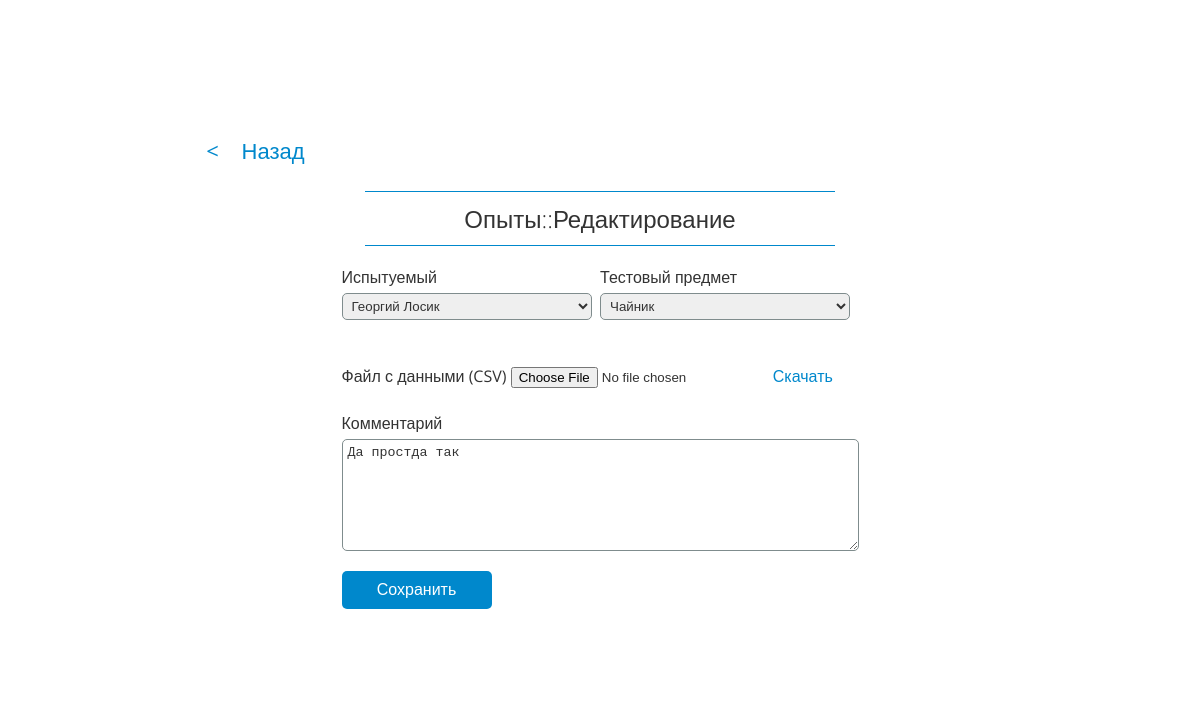
Page /tests/edit/15 on the committed database.
### tables this page shows
CREATE TABLE IF NOT EXISTS `tests` (
  `id` int(11) NOT NULL AUTO_INCREMENT,
  `subject_id` int(11) NOT NULL,
  `item_id` int(11) NOT NULL,
  `comment` text NOT NULL,
  PRIMARY KEY (`id`)
);

CREATE TABLE IF NOT EXISTS `subjects` (
  `id` int(11) NOT NULL AUTO_INCREMENT,
  `name` varchar(255) NOT NULL,
  `sname` varchar(255) NOT NULL,
  `comment` text NOT NULL,
  PRIMARY KEY (`id`)
);

CREATE TABLE IF NOT EXISTS `items` (
  `id` int(11) NOT NULL AUTO_INCREMENT,
  `name` varchar(255) NOT NULL,
  `comment` text NOT NULL,
  PRIMARY KEY (`id`)
);

### application/controllers/tests.php (called while the page is built, shortened)
<?php
class Tests extends Base_Controller {
    public $module_name = "tests";
    public function __construct() {
        $this->load->model('subjects_model');
        $this->load->model('items_model');
    }
    public function edit()
    {
        $id = $this->uri->segment(3, $this->input->post("id"));
        $item = $this->model->get_item($id);
        $this->load->view("{$this->module_name}/edit", array(
            "test" => $item,
            "subjects" => $this->subjects_model->get_items(),
            "items" => $this->items_model->get_items()
        ));
    }
}

### index.php (called while the page is built, shortened)
<?php
require_once BASEPATH.'core/CodeIgniter.php';

### application/core/Base_Model.php (called while the page is built, shortened)
<?php
class Base_Model extends CI_Model
{
    public function get_item($id)
    {
        $this->db->select('*');
        $this->db->from($this->table_name);
        $this->db->where('id', $id);
        return $this->db->get()->row();
    }
    public function get_items()
    {
        $this->db->select('*');
        $this->db->from($this->table_name);
        return $this->db->get()->result();
    }
}

### application/views/tests/edit.php (the view, shortened to what this page needs)
<?php require_once('/../header.php'); ?>
<form class="subject-card" enctype="multipart/form-data" method="POST">
    <div class="flex two-col">
        <?php if (!empty($subjects)) { ?>
            <div class="label">
                <label for="subject_id">Испытуемый</label>
                <select name="subject_id">
                    <?php foreach ($subjects as $subject) { ?>
                        <option value="<?php echo $subject->id ?>" <?php if ($subject->id == $test->subject_id) { ?> selected <?php } ?>>
                            <?php echo $subject->name . ' ' . $subject->sname ?>
                        </option>
                    <?php } ?>
                </select>
            </div>
        <?php } ?>
        <?php if (!empty($subjects)) { ?>
            <div class="label">
                <label for="item_id">Тестовый предмет</label>
                <select name="item_id">
                    <?php foreach ($items as $item) { ?>
                        <option value="<?php echo $item->id ?>" <?php if ($item->id == $test->item_id) { ?> selected <?php } ?>>
                            <?php echo $item->name ?>
                        </option>
                    <?php } ?>
                </select>
            </div>
        <?php } ?>
    </div>
    <div class="label">
        <label for="comment">Файл с данными (CSV)</label>
        <input type="file" name="csv">
        <?php if (file_exists(getcwd() . "/upload/tests/files/{$test->id}.csv")) { ?>
            <a class="dwnld" href="/upload/tests/files/<?php echo $test->id; ?>.csv">Скачать</a>
        <?php } ?>
    </div>
    <div class="label">
        <label for="comment">Комментарий</label>
        <textarea name="comment" id="comment"><?php echo isset($_POST['comment']) ? $_POST['comment'] : $test->comment ?></textarea>
    </div>
    <input class="button" type="submit" value="Сохранить">
</form>
<?php require_once('/../footer.php'); ?>

### styles/css/styles.css (style rules this page uses)
* { margin: 0; padding: 0; border: 0; color: #333; -webkit-transition: all .2s; -moz-transition: all .2s; -o-transition: all .2s; transition: all .2s; }
body { font-family: 'Open Sans',sans-serif; font-size: 16px; width: 100%; color: #333; min-height: 100vh; -webkit-box-orient: vertical; -webkit-box-direction: normal; -ms-flex-direction: column; flex-direction: column; }
body:before, body:after, body #wrapper:before, body #wrapper:after { content: ''; display: block; -webkit-flex: 1 1 50%; -ms-flex: 1 1 50%; flex: 1 1 50%; }
body, body #wrapper { display: -ms-flexbox; display: -webkit-flex; display: flex; }
input { outline: none; }
.label select { min-width: 250px; height: 27px; }
input[type="text"], textarea, select { border-radius: 5px; border: 1px solid #7f8c8d; padding: 5px; display: block; margin-top: 5px; min-width: 285px; }
.button { border-radius: 5px; padding: 10px; text-align: center; background-color: #08c; display: block; width: 150px; font-size: 16px; cursor: pointer; color: white; }
textarea { min-height: 100px; }
select { padding: 0 5px 0 5px; }
a { box-sizing: border-box; outline: none; text-decoration: none; color: #08c; display: block; }
.flex { display: -ms-flexbox; display: -webkit-flex; display: flex; }
.flex.two-col .label { -webkit-flex: 0 0 50%; -ms-flex: 0 0 50%; flex: 0 0 50%; width: 50%; }
.subject-card .flex { margin-bottom: 20px; }
.label { margin-bottom: 20px; }
.label textarea { width: 505px; }
.dwnld { display: inline-block; padding: 5px; border-radius: 5px; }

### rows in the picture
tests: subject_id "Георгий Лосик", item_id "Чайник", comment "Да простда так"

### other values in the picture
$this->title "Опыты::Редактирование"
